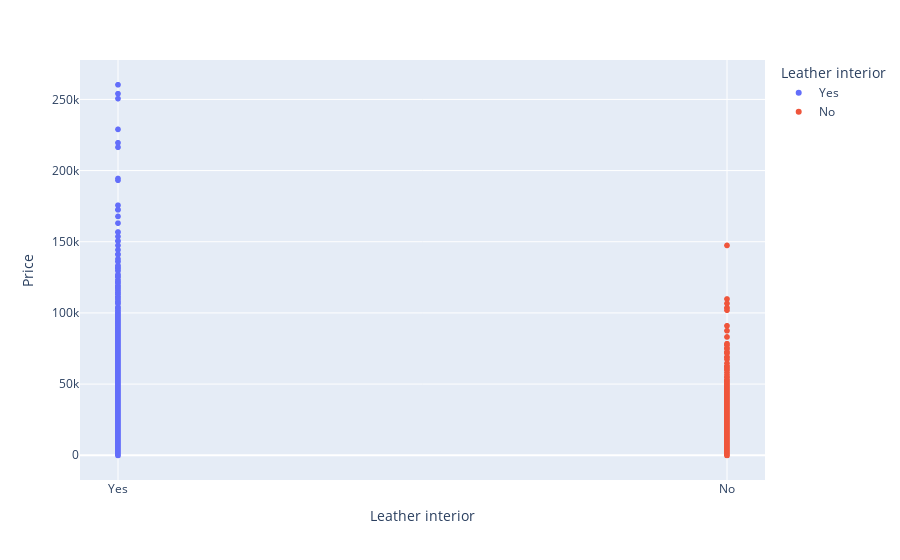

Notebook cell for this chart:
### Code cell
df2 = df_fin[['Leather interior','Price']]
fig2 = px.scatter(df2, x='Leather interior',y='Price',color = 'Leather interior')
fig2.show()

### Figure 1 — Plotly figure (JSON) as saved in the notebook; plotly's stock layout.template omitted (floating-point values rounded to 4 significant figures; data arrays with more than 128 entries replaced by an {"elided": "..."} marker saying what was removed)
{"data": [{"hovertemplate": "Leather interior=%{x}<br>Price=%{y}<extra></extra>", "legendgroup": "Yes", "marker": {"color": "#636efa", "symbol": "circle"}, "mode": "markers", "name": "Yes", "showlegend": true, "type": "scattergl", "x": {"elided": "13948 str values"}, "xaxis": "x", "y": {"elided": "13948 int values"}, "yaxis": "y"}, {"hovertemplate": "Leather interior=%{x}<br>Price=%{y}<extra></extra>", "legendgroup": "No", "marker": {"color": "#EF553B", "symbol": "circle"}, "mode": "markers", "name": "No", "showlegend": true, "type": "scattergl", "x": {"elided": "5282 str values"}, "xaxis": "x", "y": {"elided": "5282 int values"}, "yaxis": "y"}], "layout": {"legend": {"title": {"text": "Leather interior"}, "tracegroupgap": 0}, "margin": {"t": 60}, "xaxis": {"anchor": "y", "categoryarray": ["Yes", "No"], "categoryorder": "array", "domain": [0, 1], "title": {"text": "Leather interior"}}, "yaxis": {"anchor": "x", "domain": [0, 1], "title": {"text": "Price"}}}}
